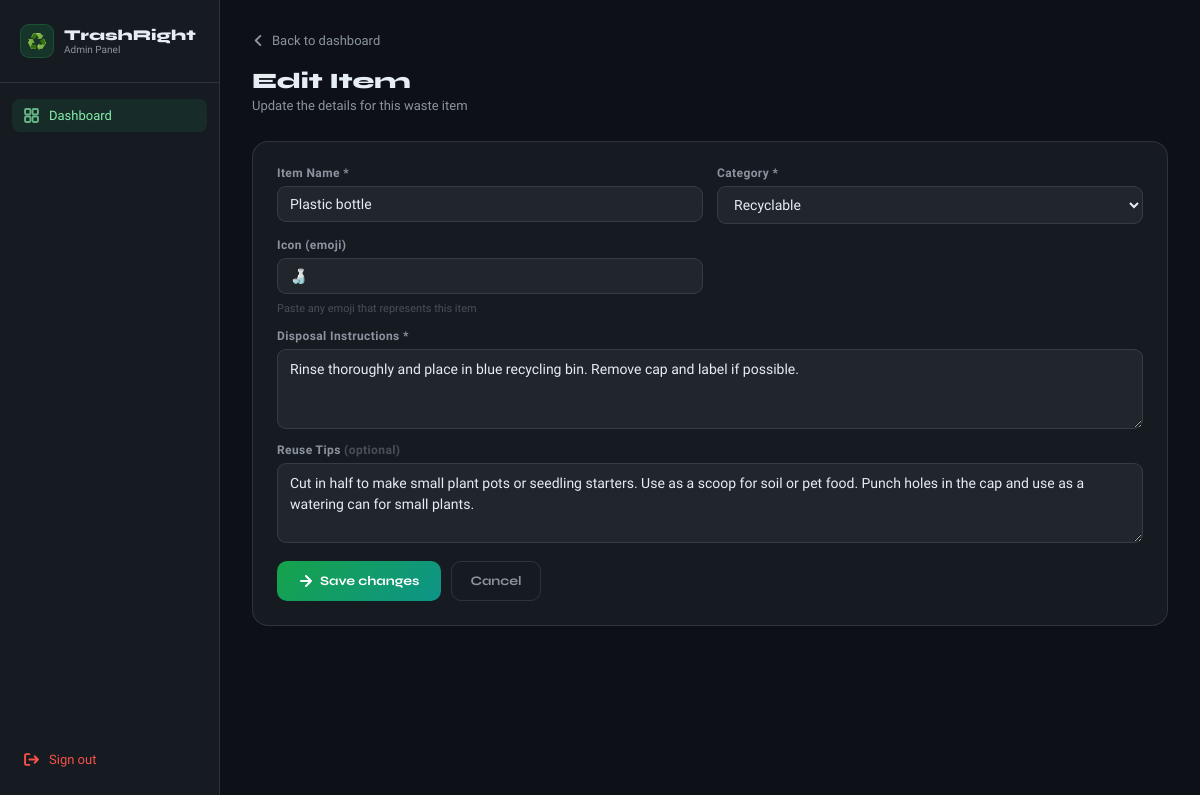
Screenshot of /admin/edit/1 (signed in) with the database file from the repository.
### tables this page shows
CREATE TABLE "waste_items" (
        id INTEGER PRIMARY KEY AUTOINCREMENT,
        name TEXT NOT NULL UNIQUE,
        category TEXT NOT NULL,
        instructions TEXT NOT NULL
    , tips TEXT DEFAULT '', icon TEXT DEFAULT '🗑️');

### app.py (the view, shortened to what this page needs)
@app.route("/admin/edit/<int:item_id>", methods=["GET", "POST"])
def admin_edit(item_id):
    if not admin_logged_in():
        return redirect(url_for("admin"))
    with get_db_connection() as conn:
        cursor = conn.cursor()
        cursor.execute("SELECT * FROM waste_items WHERE id = ?", (item_id,))
        item = cursor.fetchone()
    if not item:
        flash("error:Item not found.")
        return redirect(url_for("admin"))
    categories = ["Recyclable", "Biodegradable", "Hazardous", "Non-biodegradable"]
    return render_template("admin.html", view="edit", item=dict(item), categories=categories)

### app.py (called while the page is built)
def get_db_connection():
    conn = sqlite3.connect(DB_PATH)
    conn.row_factory = sqlite3.Row
    return conn

def admin_logged_in():
    return session.get("admin_authenticated") is True

### templates/admin.html (shortened to what this page needs)
<!DOCTYPE html>
<html lang="en">
<head>
</head>
<body>
{% if view == "login" %}
<div class="login-page">
    <div class="login-card">
        <div class="login-brand">
            <div class="login-brand-icon">♻️</div>
            <div>
                <div class="login-brand-name">TrashRight</div>
            </div>
        </div>
        <p class="login-sub">Admin Panel — sign in to manage waste items</p>
        {% if error %}
        <div class="login-error">⚠️ {{ error }}</div>
        {% endif %}
        <form method="POST" action="/admin">
            <label class="login-label" for="password">Admin Password</label>
            <input class="login-input" type="password" id="password" name="password"
                   placeholder="Enter password…" autofocus required/>
            <button class="login-btn" type="submit">Sign In →</button>
        </form>
    </div>
</div>
{% elif view == "edit" %}
<div class="admin-layout">
    <aside class="sidebar">
        <div class="sidebar-brand">
            <div class="sidebar-brand-icon">♻️</div>
            <div>
                <div class="sidebar-brand-name">TrashRight</div>
                <div class="sidebar-brand-sub">Admin Panel</div>
            </div>
        </div>
        <nav class="sidebar-nav">
            <a href="/admin" class="sidebar-link active">
                <svg viewBox="0 0 14 14" fill="none" stroke="currentColor" stroke-width="1.8" stroke-linecap="round" stroke-linejoin="round"><rect x="1" y="1" width="5" height="5" rx="1"/><rect x="8" y="1" width="5" height="5" rx="1"/><rect x="1" y="8" width="5" height="5" rx="1"/><rect x="8" y="8" width="5" height="5" rx="1"/></svg>
                Dashboard
            </a>
        </nav>
        <div class="sidebar-logout">
            <a href="/admin/logout">
                <svg viewBox="0 0 14 14" fill="none" stroke="currentColor" stroke-width="1.8" stroke-linecap="round" stroke-linejoin="round"><path d="M5 7h8M10 4l3 3-3 3"/><path d="M5 2H2a1 1 0 0 0-1 1v8a1 1 0 0 0 1 1h3"/></svg>
                Sign out
            </a>
        </div>
    </aside>
    <main class="main">
        <a href="/admin" class="edit-back">
            <svg viewBox="0 0 14 14" fill="none" stroke="currentColor" stroke-width="2" stroke-linecap="round" stroke-linejoin="round"><path d="M9 2L4 7l5 5"/></svg>
            Back to dashboard
        </a>
        <div class="main-header">
            <div class="main-title">Edit Item</div>
            <div class="main-sub">Update the details for this waste item</div>
        </div>
        <div class="form-card">
            <form method="POST" action="/admin/edit/{{ item.id }}">
                <div class="form-grid">
                    <div class="form-group">
                        <label class="form-label">Item Name *</label>
                        <input class="form-input" type="text" name="item_name"
                               value="{{ item.name }}" required placeholder="e.g. Plastic bottle"/>
                    </div>
                    <div class="form-group">
                        <label class="form-label">Category *</label>
                        <select class="form-select" name="category" required>
                            {% for cat in categories %}
                            <option value="{{ cat }}" {% if item.category == cat %}selected{% endif %}>{{ cat }}</option>
                            {% endfor %}
                        </select>
                    </div>
                    <div class="form-group">
                        <label class="form-label">Icon (emoji)</label>
                        <input class="form-input" type="text" name="icon"
                               value="{{ item.icon or '🗑️' }}" placeholder="🗑️" maxlength="10"/>
                        <span class="form-hint">Paste any emoji that represents this item</span>
                    </div>
                    <div class="form-group full">
                        <label class="form-label">Disposal Instructions *</label>
                        <textarea class="form-textarea" name="instructions"
                                  required placeholder="Step-by-step disposal instructions…">{{ item.instructions }}</textarea>
                    </div>
                    <div class="form-group full">
                        <label class="form-label">Reuse Tips <span style="color:var(--text3)">(optional)</span></label>
                        <textarea class="form-textarea" name="tips"
                                  placeholder="Ways to reuse this item before disposing…">{{ item.tips or '' }}</textarea>
                    </div>
                </div>
                <div class="form-actions">
                    <button class="btn-add" type="submit">
                        <svg viewBox="0 0 14 14" fill="none" stroke="currentColor" stroke-width="2" stroke-linecap="round" stroke-linejoin="round"><path d="M2 7h10M7 2l5 5-5 5"/></svg>
                        Save changes
                    </button>
                    <a href="/admin" class="btn-cancel">Cancel</a>
                </div>
            </form>
        </div>
    </main>
</div>
{% endif %}
</body>
</html>

### templates/admin.html (style rules this page uses)
*, *::before, *::after { box-sizing: border-box; margin: 0; padding: 0; }
:root { --syne: 'Syne', sans-serif; --jak: 'Plus Jakarta Sans', sans-serif; --bg: #0d1117; --surface: #161b22; --surface2: #21262d; --border: rgba(255,255,255,0.1); --accent: #22c55e; --text: #e6edf3; --text2: #8b949e; --text3: #484f58; --danger: #f85149; --warn: #e3b341; --success: #3fb950; }
body { font-family: var(--jak); background: var(--bg); color: var(--text); min-height: 100vh; }
.admin-layout { display: flex; min-height: 100vh; }
.sidebar { width: 220px; background: var(--surface); border-right: 1px solid var(--border); padding: 24px 0; flex-shrink: 0; display: flex; flex-direction: column; position: sticky; top: 0; height: 100vh; overflow-y: auto; }
.sidebar-brand { display: flex; align-items: center; gap: 10px; padding: 0 20px 24px; border-bottom: 1px solid var(--border); margin-bottom: 16px; }
.sidebar-brand-icon { width: 34px; height: 34px; border-radius: 9px; background: rgba(34,197,94,0.15); border: 1px solid rgba(34,197,94,0.2); display: flex; align-items: center; justify-content: center; font-size: 16px; }
.sidebar-brand-name { font-family: var(--syne); font-size: 15px; font-weight: 800; color: var(--text); line-height: 1.1; }
.sidebar-brand-sub { font-size: 10px; color: var(--text2); }
.sidebar-nav { padding: 0 12px; flex: 1; }
.sidebar-link { display: flex; align-items: center; gap: 10px; padding: 9px 12px; border-radius: 8px; font-size: 13px; font-weight: 500; color: var(--text2); text-decoration: none; transition: background 0.14s, color 0.14s; margin-bottom: 3px; }
.sidebar-link:hover, .sidebar-link.active { background: rgba(34,197,94,0.1); color: #86efac; }
.sidebar-link svg { width: 15px; height: 15px; opacity: 0.7; }
.sidebar-logout { padding: 0 12px; margin-top: auto; }
.sidebar-logout a { display: flex; align-items: center; gap: 10px; padding: 9px 12px; border-radius: 8px; font-size: 13px; font-weight: 500; color: #f85149; text-decoration: none; transition: background 0.14s; }
.sidebar-logout svg { width: 15px; height: 15px; }
.main { flex: 1; padding: 32px; overflow-y: auto; }
.main-header { margin-bottom: 28px; }
.main-title { font-family: var(--syne); font-size: 22px; font-weight: 800; color: var(--text); margin-bottom: 4px; }
.main-sub { font-size: 13px; color: var(--text2); }
.form-card { background: var(--surface); border: 1px solid var(--border); border-radius: 16px; padding: 24px; margin-bottom: 28px; }
.form-grid { display: grid; grid-template-columns: 1fr 1fr; gap: 14px; }
.form-group { display: flex; flex-direction: column; gap: 6px; }
.form-group.full { grid-column: 1 / -1; }
.form-label { font-size: 12px; font-weight: 600; color: var(--text2); letter-spacing: 0.4px; }
.form-input, .form-select, .form-textarea { background: var(--surface2); border: 1px solid var(--border); border-radius: 9px; color: var(--text); font-family: var(--jak); font-size: 14px; padding: 9px 12px; outline: none; transition: border-color 0.2s; width: 100%; }
.form-select option { background: var(--surface2); }
.form-textarea { resize: vertical; min-height: 80px; line-height: 1.5; }
.form-hint { font-size: 11px; color: var(--text3); margin-top: 2px; }
.form-actions { margin-top: 18px; display: flex; gap: 10px; }
.btn-add { height: 40px; padding: 0 22px; background: linear-gradient(135deg, #16a34a, #0d9488); border: none; border-radius: 10px; font-family: var(--syne); font-size: 13px; font-weight: 700; color: #fff; cursor: pointer; display: flex; align-items: center; gap: 7px; transition: opacity 0.15s; }
.btn-add svg { width: 14px; height: 14px; }
.btn-cancel { height: 40px; padding: 0 18px; background: transparent; border: 1px solid var(--border); border-radius: 10px; font-family: var(--syne); font-size: 13px; font-weight: 700; color: var(--text2); cursor: pointer; text-decoration: none; display: flex; align-items: center; gap: 7px; transition: background 0.14s; }
.edit-back { display: inline-flex; align-items: center; gap: 7px; color: var(--text2); text-decoration: none; font-size: 13px; font-weight: 500; margin-bottom: 20px; transition: color 0.14s; }
.edit-back svg { width: 13px; height: 13px; }

### rows the page displays
waste_items: item_name "Plastic bottle", category "Recyclable", icon "🍶", instructions "Rinse thoroughly and place in blue recycling bin. Remove cap and label if possible.", tips "Cut in half to make small plant pots or seedling starters. Use as a scoop for soil or pet food. Punch holes in the cap and use as a watering can for small plants."
